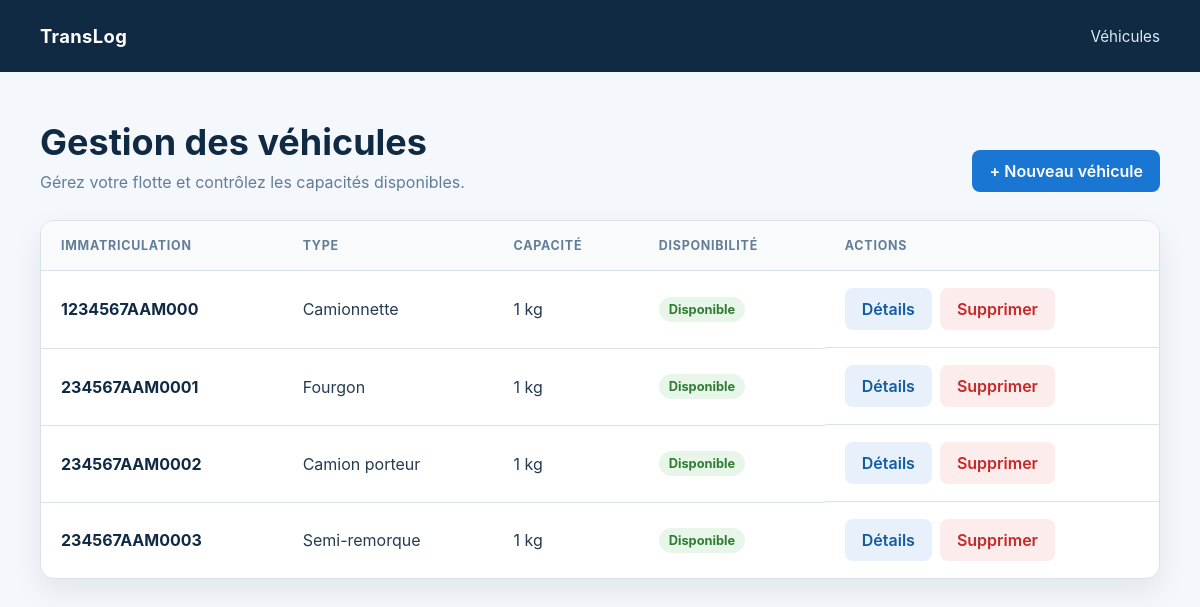
Page /vehicules/ on the committed database.
### VehiculesApp/models.py (models this page shows, shortened)
class vehicules(models.Model):
    immatriculation = models.CharField(max_length=20,unique=True)
    capacite_kg = models.PositiveIntegerField(validators=[
        MinValueValidator(1,"La capacite ne peut pas etre negative"),
    ])
    entreprise = models.ForeignKey('EntrepriseApp.Enterprise',on_delete=models.CASCADE,related_name='vehicules')
    created_at = models.DateTimeField(auto_now_add=True)
    updated_at = models.DateTimeField(auto_now=True)
    disponible = models.BooleanField(default=True)
    type_vehicule = models.CharField(max_length=20,choices=[
        ('camionnette','Camionnette'),
        ('fourgon','Fourgon'),
        ('camion_porteur','Camion porteur'),
        ('semi_remorque','Semi-remorque')
    ])

### VehiculesApp/views.py (the view)
# urls.py: path("", Liste_vehicules.as_view(), name="listview"),
class Liste_vehicules(ListView):
    model = vehicules
    template_name = "vehicule/list.html"
    context_object_name = "list"

### Templates/vehicule/list.html (shortened to what this page needs)
{% load static %}
<!DOCTYPE html>
<html lang="fr">
<head>
    <link rel="stylesheet" href="{% static 'css/expedition.css' %}">
</head>
<body>
    <header class="topbar">
        <div class="topbar-inner">
            <a class="brand" href="{% url 'Vehicules:listview' %}">TransLog</a>
            <nav><a href="{% url 'Vehicules:listview' %}">Véhicules</a></nav>
        </div>
    </header>
    <main class="container">
        <div class="page-heading">
            <div>
                <h1>Gestion des véhicules</h1>
                <p class="subtitle">Gérez votre flotte et contrôlez les capacités disponibles.</p>
            </div>
            <a class="button button-primary" href="{% url 'Vehicules:add' %}">+ Nouveau véhicule</a>
        </div>
        {% if list %}
            <div class="card table-wrap">
                <table class="expedition-table">
                    <thead>
                        <tr>
                            <th>Immatriculation</th><th>Type</th><th>Capacité</th><th>Disponibilité</th><th>Actions</th>
                        </tr>
                    </thead>
                    <tbody>
                        {% for vehicule in list %}
                            <tr>
                                <td><span class="reference">{{ vehicule.immatriculation }}</span></td>
                                <td>{{ vehicule.get_type_vehicule_display }}</td>
                                <td>{{ vehicule.capacite_kg }} kg</td>
                                <td>
                                    {% if vehicule.disponible %}
                                        <span class="status">Disponible</span>
                                    {% else %}
                                        <span class="status status-unavailable">Indisponible</span>
                                    {% endif %}
                                </td>
                                <td class="actions">
                                    <a class="button button-secondary" href="{% url 'Vehicules:detail' vehicule.pk %}">Détails</a>
                                    <a class="button button-danger" href="{% url 'Vehicules:delete' vehicule.pk %}">Supprimer</a>
                                </td>
                            </tr>
                        {% endfor %}
                    </tbody>
                </table>
            </div>
        {% else %}
            <div class="empty-state">
                <h2>Aucun véhicule</h2>
                <p>Ajoutez votre premier véhicule pour commencer à gérer votre flotte.</p>
                <a class="button button-primary" href="{% url 'Vehicules:add' %}">Ajouter un véhicule</a>
            </div>
        {% endif %}
    </main>
</body>
</html>

### static/css/expedition.css (style rules this page uses)
:root { --navy: #102a43; --blue: #1976d2; --blue-dark: #125ca1; --bg: #f4f7fb; --surface: #ffffff; --text: #243b53; --muted: #627d98; --border: #d9e2ec; --danger: #c62828; --shadow: 0 12px 30px rgba(16, 42, 67, 0.08); }
* { box-sizing: border-box; }
body { margin: 0; background: var(--bg); color: var(--text); font-family: Inter, "Segoe UI", Arial, sans-serif; }
a { color: var(--blue); text-decoration: none; }
.topbar { background: var(--navy); color: #fff; }
.topbar-inner, .container { width: min(1120px, calc(100% - 32px)); margin: 0 auto; }
.topbar-inner { display: flex; align-items: center; justify-content: space-between; min-height: 72px; }
.brand { color: #fff; font-size: 1.15rem; font-weight: 700; letter-spacing: .02em; }
.topbar nav { display: flex; gap: 20px; }
.topbar nav a { color: #d9eaf7; font-size: .95rem; }
main.container { padding: 48px 0 64px; }
.page-heading { align-items: end; display: flex; justify-content: space-between; gap: 24px; margin-bottom: 28px; }
h1 { color: var(--navy); font-size: clamp(1.7rem, 3vw, 2.35rem); margin: 0 0 8px; }
.subtitle { color: var(--muted); margin: 0; }
.button, button { border: 0; border-radius: 8px; cursor: pointer; display: inline-block; font: inherit; font-weight: 600; padding: 11px 17px; transition: background .2s, transform .2s; }
.button-primary, button { background: var(--blue); color: #fff; }
.button-secondary { background: #e8f1fb; color: var(--blue-dark); }
.button-danger { background: #fdecec; color: var(--danger); }
.card, .empty-state { background: var(--surface); border: 1px solid var(--border); border-radius: 14px; box-shadow: var(--shadow); }
.table-wrap { overflow-x: auto; }
.expedition-table { border-collapse: collapse; min-width: 760px; width: 100%; }
.expedition-table th, .expedition-table td { border-bottom: 1px solid var(--border); padding: 17px 20px; text-align: left; }
.expedition-table th { background: #f8fafc; color: var(--muted); font-size: .78rem; letter-spacing: .06em; text-transform: uppercase; }
.expedition-table tr:last-child td { border-bottom: 0; }
.reference { color: var(--navy); font-weight: 700; }
.status { background: #e8f5e9; border-radius: 999px; color: #2e7d32; display: inline-block; font-size: .8rem; font-weight: 700; padding: 5px 10px; }
.actions { display: flex; flex-wrap: wrap; gap: 8px; }

### rows in the picture
vehicules: immatriculation "1234567AAM000", type_vehicule "Camionnette", capacite_kg "1", disponible "Disponible"
vehicules: immatriculation "234567AAM0001", type_vehicule "Fourgon", capacite_kg "1", disponible "Disponible"
vehicules: immatriculation "234567AAM0002", type_vehicule "Camion porteur", capacite_kg "1", disponible "Disponible"
vehicules: immatriculation "234567AAM0003", type_vehicule "Semi-remorque", capacite_kg "1", disponible "Disponible"
